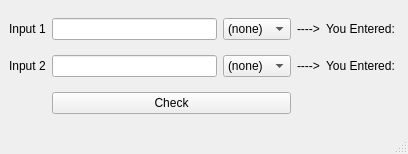
<?xml version="1.0" encoding="UTF-8"?>
<ui version="4.0">
 <class>MainWindow</class>
 <widget class="QMainWindow" name="MainWindow">
  <property name="geometry">
   <rect>
    <x>0</x>
    <y>0</y>
    <width>408</width>
    <height>154</height>
   </rect>
  </property>
  <property name="windowTitle">
   <string>MainWindow</string>
  </property>
  <widget class="QWidget" name="centralwidget">
   <layout class="QHBoxLayout" name="horizontalLayout">
    <item>
     <layout class="QGridLayout" name="gridLayout">
      <item row="0" column="0">
       <widget class="QLabel" name="inpOne">
        <property name="text">
         <string>Input 1</string>
        </property>
       </widget>
      </item>
      <item row="0" column="1">
       <widget class="QLineEdit" name="inpOneEd"/>
      </item>
      <item row="0" column="2">
       <widget class="QComboBox" name="inpOneChoose">
        <item>
         <property name="text">
          <string>(none)</string>
         </property>
        </item>
        <item>
         <property name="text">
          <string>int</string>
         </property>
        </item>
        <item>
         <property name="text">
          <string>float</string>
         </property>
        </item>
        <item>
         <property name="text">
          <string>double</string>
         </property>
        </item>
        <item>
         <property name="text">
          <string>string</string>
         </property>
        </item>
        <item>
         <property name="text">
          <string>bool</string>
         </property>
        </item>
       </widget>
      </item>
      <item row="0" column="3">
       <widget class="QLabel" name="label">
        <property name="text">
         <string>----&gt;</string>
        </property>
       </widget>
      </item>
      <item row="0" column="4">
       <widget class="QLabel" name="edit">
        <property name="text">
         <string>You Entered: </string>
        </property>
       </widget>
      </item>
      <item row="1" column="0">
       <widget class="QLabel" name="inpTwo">
        <property name="text">
         <string>Input 2</string>
        </property>
       </widget>
      </item>
      <item row="1" column="1">
       <widget class="QLineEdit" name="inpTwoEd"/>
      </item>
      <item row="1" column="2">
       <widget class="QComboBox" name="inpTwoChoose">
        <item>
         <property name="text">
          <string>(none)</string>
         </property>
        </item>
        <item>
         <property name="text">
          <string>int</string>
         </property>
        </item>
        <item>
         <property name="text">
          <string>float</string>
         </property>
        </item>
        <item>
         <property name="text">
          <string>double</string>
         </property>
        </item>
        <item>
         <property name="text">
          <string>string</string>
         </property>
        </item>
        <item>
         <property name="text">
          <string>bool</string>
         </property>
        </item>
       </widget>
      </item>
      <item row="1" column="3">
       <widget class="QLabel" name="label_2">
        <property name="text">
         <string>----&gt;</string>
        </property>
       </widget>
      </item>
      <item row="1" column="4">
       <widget class="QLabel" name="edit_2">
        <property name="text">
         <string>You Entered: </string>
        </property>
       </widget>
      </item>
      <item row="2" column="1" colspan="2">
       <widget class="QPushButton" name="Check">
        <property name="text">
         <string>Check</string>
        </property>
       </widget>
      </item>
     </layout>
    </item>
   </layout>
  </widget>
  <widget class="QMenuBar" name="menubar">
   <property name="geometry">
    <rect>
     <x>0</x>
     <y>0</y>
     <width>408</width>
     <height>21</height>
    </rect>
   </property>
  </widget>
  <widget class="QStatusBar" name="statusbar"/>
 </widget>
 <resources/>
 <connections/>
</ui>
